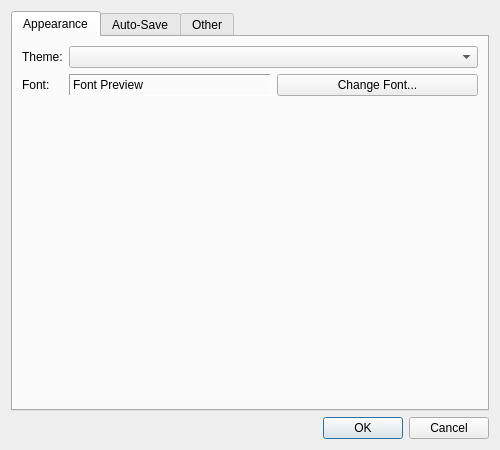
<?xml version="1.0" encoding="UTF-8"?>
<ui version="4.0">
 <class>SettingsDialog</class>
 <widget class="QDialog" name="SettingsDialog">
  <property name="geometry">
   <rect>
    <x>0</x>
    <y>0</y>
    <width>500</width>
    <height>450</height>
   </rect>
  </property>
  <property name="windowTitle">
   <string>Dictionary Settings</string>
  </property>
  <layout class="QVBoxLayout" name="verticalLayout">
   <item>
    <widget class="QTabWidget" name="tabWidget">
     <property name="currentIndex">
      <number>0</number>
     </property>
     <widget class="QWidget" name="appearanceTab">
      <attribute name="title">
       <string>Appearance</string>
      </attribute>
      <layout class="QVBoxLayout" name="verticalLayout_2">
       <item>
        <layout class="QFormLayout" name="formLayout">
         <item row="0" column="0">
          <widget class="QLabel" name="themeLabel">
           <property name="text">
            <string>Theme:</string>
           </property>
          </widget>
         </item>
         <item row="0" column="1">
          <widget class="QComboBox" name="themeComboBox"/>
         </item>
         <item row="1" column="0">
          <widget class="QLabel" name="fontLabel">
           <property name="text">
            <string>Font:</string>
           </property>
          </widget>
         </item>
         <item row="1" column="1">
          <layout class="QHBoxLayout" name="horizontalLayout">
           <item>
            <widget class="QLabel" name="fontPreviewLabel">
             <property name="frameShape">
              <enum>QFrame::Panel</enum>
             </property>
             <property name="frameShadow">
              <enum>QFrame::Sunken</enum>
             </property>
             <property name="text">
              <string>Font Preview</string>
             </property>
            </widget>
           </item>
           <item>
            <widget class="QPushButton" name="fontButton">
             <property name="text">
              <string>Change Font...</string>
             </property>
            </widget>
           </item>
          </layout>
         </item>
        </layout>
       </item>
       <item>
        <spacer name="verticalSpacer_2">
         <property name="orientation">
          <enum>Qt::Vertical</enum>
         </property>
         <property name="sizeHint" stdset="0">
          <size>
           <width>20</width>
           <height>250</height>
          </size>
         </property>
        </spacer>
       </item>
      </layout>
     </widget>
     <widget class="QWidget" name="autoSaveTab">
      <attribute name="title">
       <string>Auto-Save</string>
      </attribute>
      <layout class="QVBoxLayout" name="verticalLayout_3">
       <item>
        <widget class="QCheckBox" name="autoSaveCheckBox">
         <property name="text">
          <string>Enable auto-save</string>
         </property>
        </widget>
       </item>
       <item>
        <layout class="QFormLayout" name="formLayout_2">
         <item row="0" column="0">
          <widget class="QLabel" name="intervalLabel">
           <property name="text">
            <string>Auto-save interval (minutes):</string>
           </property>
          </widget>
         </item>
         <item row="0" column="1">
          <widget class="QSpinBox" name="intervalSpinBox">
           <property name="minimum">
            <number>1</number>
           </property>
           <property name="maximum">
            <number>60</number>
           </property>
           <property name="value">
            <number>5</number>
           </property>
          </widget>
         </item>
         <item row="1" column="0">
          <widget class="QLabel" name="locationLabel">
           <property name="text">
            <string>Auto-save location:</string>
           </property>
          </widget>
         </item>
         <item row="1" column="1">
          <layout class="QHBoxLayout" name="horizontalLayout_2">
           <item>
            <widget class="QLineEdit" name="locationLineEdit"/>
           </item>
           <item>
            <widget class="QPushButton" name="locationButton">
             <property name="text">
              <string>Browse...</string>
             </property>
            </widget>
           </item>
          </layout>
         </item>
        </layout>
       </item>
       <item>
        <spacer name="verticalSpacer">
         <property name="orientation">
          <enum>Qt::Vertical</enum>
         </property>
         <property name="sizeHint" stdset="0">
          <size>
           <width>20</width>
           <height>250</height>
          </size>
         </property>
        </spacer>
       </item>
      </layout>
     </widget>
     <widget class="QWidget" name="otherTab">
      <attribute name="title">
       <string>Other</string>
      </attribute>
      <layout class="QVBoxLayout" name="verticalLayout_4">
       <item>
        <widget class="QCheckBox" name="confirmDeleteCheckBox">
         <property name="text">
          <string>Confirm word deletion</string>
         </property>
        </widget>
       </item>
       <item>
        <widget class="QCheckBox" name="caseSensitiveCheckBox">
         <property name="text">
          <string>Case sensitive search</string>
         </property>
        </widget>
       </item>
       <item>
        <layout class="QFormLayout" name="formLayout_3">
         <item row="0" column="0">
          <widget class="QLabel" name="recentLabel">
           <property name="text">
            <string>Maximum recent files:</string>
           </property>
          </widget>
         </item>
         <item row="0" column="1">
          <widget class="QSpinBox" name="recentSpinBox">
           <property name="minimum">
            <number>0</number>
           </property>
           <property name="maximum">
            <number>20</number>
           </property>
           <property name="value">
            <number>5</number>
           </property>
          </widget>
         </item>
        </layout>
       </item>
       <item>
        <spacer name="verticalSpacer_3">
         <property name="orientation">
          <enum>Qt::Vertical</enum>
         </property>
         <property name="sizeHint" stdset="0">
          <size>
           <width>20</width>
           <height>250</height>
          </size>
         </property>
        </spacer>
       </item>
      </layout>
     </widget>
    </widget>
   </item>
   <item>
    <widget class="QDialogButtonBox" name="buttonBox">
     <property name="orientation">
      <enum>Qt::Horizontal</enum>
     </property>
     <property name="standardButtons">
      <set>QDialogButtonBox::Cancel|QDialogButtonBox::Ok</set>
     </property>
    </widget>
   </item>
  </layout>
 </widget>
 <resources/>
 <connections/>
</ui>
